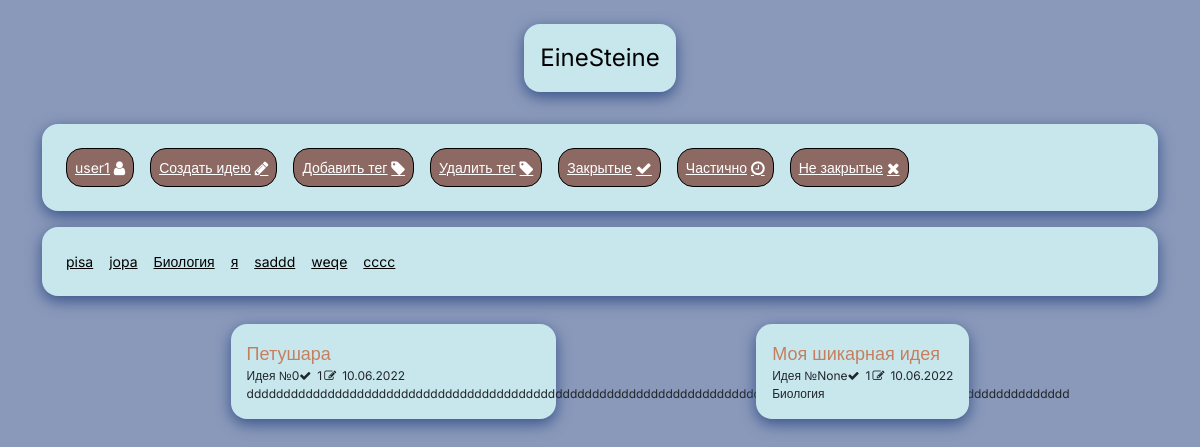
Before: /board/filtered/none/3 (signed in) with the older database file.
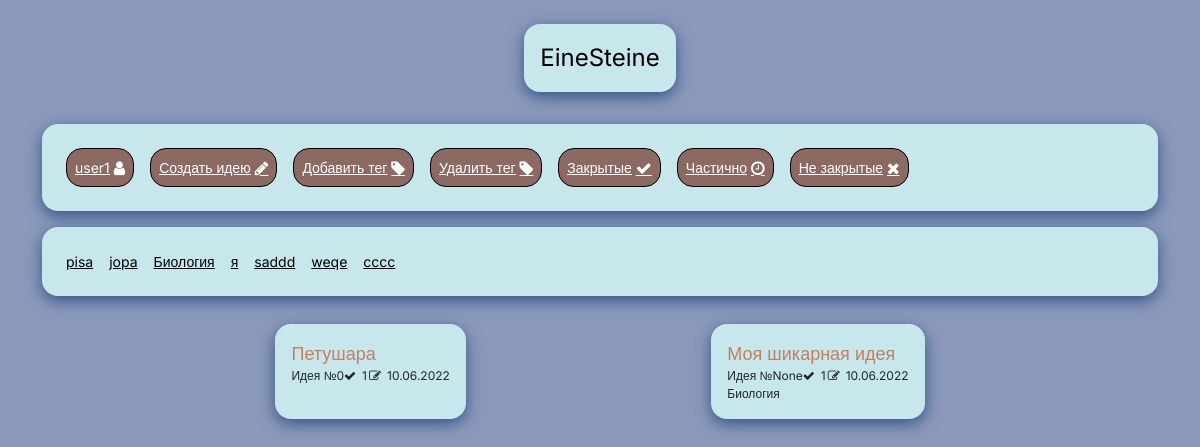
After: the same page with the newer database file.
### einesteine/models.py (models this page shows, shortened)
class Tag(db.Model):
    id = db.Column(db.Integer, primary_key=True)
    name = db.Column(db.String(25))
    user_id = db.Column(db.Integer, db.ForeignKey('user.id'))
    ideas = db.relationship('Idea', secondary = tag_connections,
                            secondaryjoin = (tag_connections.c.tagged_id == Idea.id),
                            primaryjoin = (tag_connections.c.tag_id == id),
                            backref=db.backref('tags', lazy='dynamic'), lazy='dynamic')

class Idea(db.Model):
    id = db.Column(db.Integer, primary_key=True)
    name = db.Column(db.String(140))
    number = db.Column(db.Integer)
    complete = db.Column(db.Boolean(), default=False)
    created_time = db.Column(db.DateTime)
    user_id = db.Column(db.Integer, db.ForeignKey('user.id'))
    posts = db.relationship('Post', backref='idea_post', lazy='dynamic')

### einesteine/routes.py (the view)
@app.route('/board/filtered/<tag_name>/<stage>')
@login_required
def dashboard_filtered(tag_name, stage):
    ideas = []
    if tag_name != 'none':
        tag = Tag.query.filter_by(name = tag_name, user_id = current_user.id).first()
        ideas = tag.ideas
    elif tag_name == 'none':
        ideas = current_user.ideas
    if stage != 'none' and ideas != None:
        if stage == '1':
            ideas = ideas.filter(sqla.and_(Idea.complete == False, Idea.posts == None))
        if stage == '2':
            ideas = ideas.filter(sqla.and_(Idea.complete == False, Idea.posts != None))
        if stage == '3':
            ideas = ideas.filter(Idea.complete)
    if ideas != None:
        ideas = ideas.paginate(1, 50, False).items
    else:
        ideas = []
    return render_template('dashboard.html', user=current_user, ideas=ideas, tags=current_user.tags.all(), tagn = False, stage=stage, tag_name=tag_name)

### einesteine/models.py (called while the page is built)
@login.user_loader
def load_user(id):
    return User.query.get(int(id))

### einesteine/templates/dashboard.html (shortened to what the changed rows need)
{% extends "base.html" %}
{% block content %}
<div class="container d-flex flex-column" style="margin-top: 2%;">
    <div id = 'tag-list' class="d-flex align-items-center flex-wrap dashboard-card" style="margin: 0px 0px 16px 0px;">
      {% if tags|length > 0 %}
      {% for tag in tags %}
        <a id='tag_{{ tag.id }}_show' class="dashboard-tag" href="{{ url_for('dashboard_filtered', tag_name = tag.name, stage = 'none') }}"> {{ tag.name }}</a>
      {% endfor %}
      {% else %}
        <span id = 'has-no-tags' class="dashboard-tag" >У вас нет еще ни одного тега!</span>
      {% endif %}
    </div>
</div>
<div id = 'idea-list' class="container d-flex justify-content-evenly flex-wrap">
  {% for idea in ideas %}
    <div class="d-flex flex-column flex-wrap dashboard-card" style="margin: 12px;max-width: 325px;">
      <a class="dashboard-card-link" href="{{ url_for('editor', idea_id = idea.id)}}">{{ idea.name }}<br></a>
        <div class="d-flex align-items-center" style="font-size: 12px;">
          <span>Идея №{{ idea.number }}</span>
          {% if idea.complete == True %}
          <i class="fa fa-check" style="margin-right: 6px;"></i>
          {% else %}
          <i class="fa fa-times" style="margin-right: 6px;"></i>
          {% endif %}
          <span style="margin-right: 2px;">{{ idea.posts.all()|length }}</span>
          <i class="fa fa-pencil-square-o d-lg-flex" style="margin-right: 6px;"></i>
          <span>{{ idea.created_time.strftime('%d.%m.%Y') }}</span>
        </div>
          {% for tag in idea.tags %}
          <div class="d-flex flex-wrap" style="font-size: 12px;">
          <span class="d-flex" style="margin-right: 8px;">{{ tag.name }}<br></span>
          </div>
          {% endfor %}
    </div>
    {% endfor %}
</div>
{% endblock %}

Changed rows visible on the page:
removed Tag: name "dddddddddddddddddddddddddddddddddddddddddddddddddddddddddddddddddddddddddddddddddddddddddddddddddddddddddddddddd", shown under Idea "Петушара"
